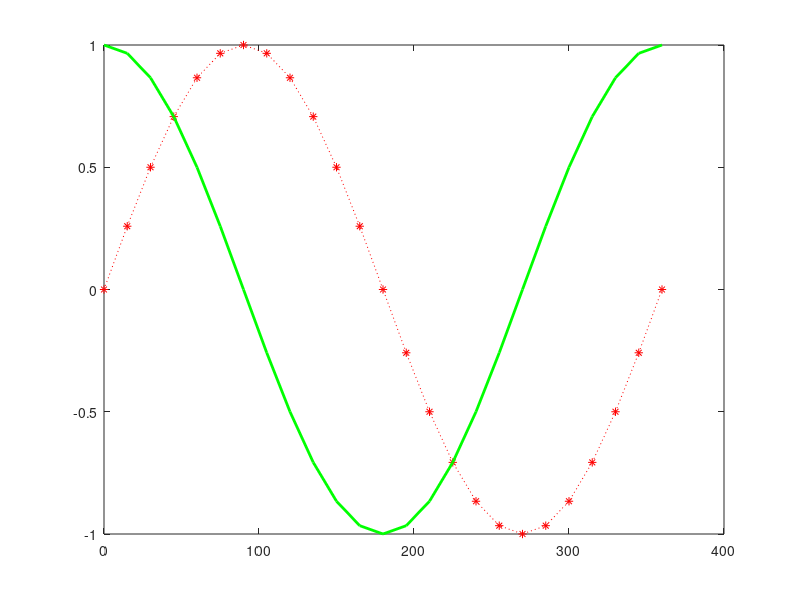

Recreate this plot in MATLAB.
clc;
clear all;
close all;
t = 0:15:360;
s = sind(t);
c= cosd(t);
grid on; %This will show grid lines like graph paper
plot(t, s, 'r:*');
hold on; %This line prevents the previous line from erasing when plot function is used again
plot(t, c, 'g', 'LineWidth', 2);
